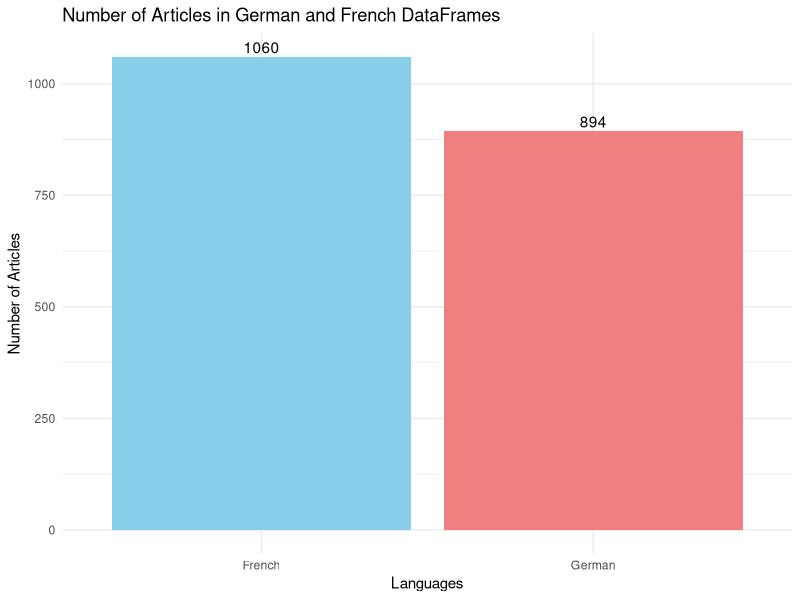

R code for this plot:
# Load necessary libraries
library(readr)
library(ggplot2)

# Reading the CSV files
# Reading the CSV file for the German data into df_german dataframe
df_german <- read_csv('../scraping/data/extractor_all_articles_20minuten.csv')
# Reading the CSV file for the French data into df_french dataframe
df_french <- read_csv('../scraping/data/extractor_all_articles_20minutes.csv')

# Calculating the number of articles in each dataframe
# Get the number of rows in the df_german dataframe, which represents the number of German articles
german_articles_count <- nrow(df_german)
# Get the number of rows in the df_french dataframe, which represents the number of French articles
french_articles_count <- nrow(df_french)

# Printing the number of articles in each dataframe
print(paste("Number of articles in df_german:", german_articles_count))
print(paste("Number of articles in df_french:", french_articles_count))

# Creating a bar plot with ggplot2
# Create a new dataframe 'data' to store the language and the number of articles
data <- data.frame(
  Languages = c('German', 'French'),
  Number_of_Articles = c(german_articles_count, french_articles_count)
)

# Create a bar plot using ggplot2 to visualize the number of articles in each language
article_plot <- ggplot(data, aes(x = Languages, y = Number_of_Articles, fill = Languages)) +
  geom_bar(stat = "identity", show.legend = FALSE) + # Create a bar plot with identity mapping
  scale_fill_manual(values = c('skyblue', 'lightcoral')) + # Set fill colors for the bars
  labs(title = 'Number of Articles in German and French DataFrames',
       x = 'Languages',
       y = 'Number of Articles') + # Set plot titles and labels
  theme_minimal() + # Use a minimal theme for the plot
  geom_text(aes(label = Number_of_Articles), vjust = -0.3) # Add labels on top of the bars

# Save the plot as an image file
ggsave("output/visuals/descriptive-analysis/distribution_articles_bar_plot.png", article_plot, width = 10, height = 6)
